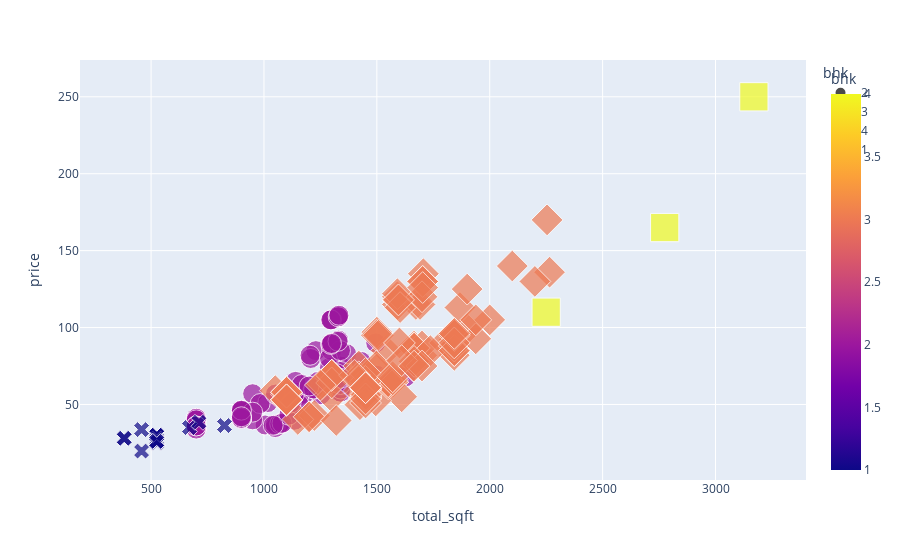

Notebook code cell kept with this figure:
### Code cell
fig3 = px.scatter(df12[df12['location']=='Kanakpura Road'], x='total_sqft', y='price', symbol = 'bhk', size = 'bhk', color = 'bhk')
fig3

### Figure 1 — Plotly figure (JSON) as saved in the notebook; plotly's stock layout.template omitted (floating-point values rounded to 4 significant figures)
{"data": [{"hovertemplate": "bhk=%{marker.color}<br>total_sqft=%{x}<br>price=%{y}<extra></extra>", "legendgroup": "2", "marker": {"color": [2, 2, 2, 2, 2, 2, 2, 2, 2, 2, 2, 2, 2, 2, 2, 2, 2, 2, 2, 2, 2, 2, 2, 2, 2, 2, 2, 2, 2, 2, 2, 2, 2, 2, 2, 2, 2, 2, 2, 2, 2, 2, 2, 2, 2, 2, 2, 2, 2, 2, 2, 2, 2, 2, 2, 2, 2, 2, 2, 2, 2, 2, 2, 2, 2, 2, 2, 2, 2, 2, 2, 2, 2, 2, 2, 2, 2, 2, 2, 2, 2, 2, 2, 2, 2, 2, 2, 2, 2, 2, 2, 2, 2, 2, 2, 2, 2, 2], "coloraxis": "coloraxis", "size": [2, 2, 2, 2, 2, 2, 2, 2, 2, 2, 2, 2, 2, 2, 2, 2, 2, 2, 2, 2, 2, 2, 2, 2, 2, 2, 2, 2, 2, 2, 2, 2, 2, 2, 2, 2, 2, 2, 2, 2, 2, 2, 2, 2, 2, 2, 2, 2, 2, 2, 2, 2, 2, 2, 2, 2, 2, 2, 2, 2, 2, 2, 2, 2, 2, 2, 2, 2, 2, 2, 2, 2, 2, 2, 2, 2, 2, 2, 2, 2, 2, 2, 2, 2, 2, 2, 2, 2, 2, 2, 2, 2, 2, 2, 2, 2, 2, 2], "sizemode": "area", "sizeref": 0.01, "symbol": "circle"}, "mode": "markers", "name": "2", "orientation": "v", "showlegend": true, "type": "scatter", "x": [700, 1331.0, 1005, 950, 1017, 950, 1135, 1180, 1339, 1290, 1500, 900, 900, 900, 900, 1495, 1135, 1331, 1296, 900, 1297, 1080, 983, 700, 1077, 1050, 1050, 1230, 700, 1252, 1296, 1339, 1470, 1090, 1051, 1070, 1339, 1299, 950, 700, 1080, 1207, 1290, 900, 700, 1110, 1225, 1339, 1366, 700, 1339, 1339, 1340, 1300, 1155, 900, 700, 1309, 1330, 1628, 700, 1339, 1155, 1296, 1283, 1328, 1204, 700, 1240, 700, 700, 700, 1135, 1328, 1140, 700, 1299, 1322, 700, 1167, 1339, 1296, 900, 1120, 1430, 700, 1220, 1329, 1041, 900, 1200, 900, 900, 1299, 700, 1332, 900, 1339], "xaxis": "x", "y": [36, 91.79, 36.68, 57, 51.25, 40, 39.73, 57, 75, 74, 69, 46, 45, 46, 46, 90, 58, 107, 89, 41, 105, 37.8, 50.6, 35, 37.7, 35, 36.75, 85, 35, 56.32, 89.06, 62, 61.74, 54.54, 56.74, 37.45, 58, 85, 45, 40, 37.8, 79.9, 80, 41, 34.98, 43, 60, 62, 83, 40, 71.5, 58, 60, 89.76, 55.5, 41, 34.99, 64.39, 107, 68, 35.07, 85, 50.12, 89, 63.22, 91.06, 82, 35, 65, 41, 35, 41, 56.74, 107, 65, 40, 105, 70, 34, 63, 63, 105, 41, 51, 78, 36, 60, 107, 36.44, 41, 62, 41, 46.29, 89.63, 36, 108, 42, 67], "yaxis": "y"}, {"hovertemplate": "bhk=%{marker.color}<br>total_sqft=%{x}<br>price=%{y}<extra></extra>", "legendgroup": "3", "marker": {"color": [3, 3, 3, 3, 3, 3, 3, 3, 3, 3, 3, 3, 3, 3, 3, 3, 3, 3, 3, 3, 3, 3, 3, 3, 3, 3, 3, 3, 3, 3, 3, 3, 3, 3, 3, 3, 3, 3, 3, 3, 3, 3, 3, 3, 3, 3, 3, 3, 3, 3, 3, 3, 3, 3, 3, 3, 3, 3, 3, 3, 3, 3, 3, 3, 3, 3, 3, 3, 3, 3, 3, 3, 3, 3, 3, 3, 3, 3, 3, 3, 3, 3, 3, 3, 3, 3, 3, 3, 3, 3, 3, 3, 3, 3, 3, 3, 3, 3, 3, 3, 3, 3, 3, 3, 3, 3, 3, 3, 3, 3, 3, 3, 3, 3, 3, 3, 3, 3, 3, 3, 3, 3, 3, 3, 3, 3], "coloraxis": "coloraxis", "size": [3, 3, 3, 3, 3, 3, 3, 3, 3, 3, 3, 3, 3, 3, 3, 3, 3, 3, 3, 3, 3, 3, 3, 3, 3, 3, 3, 3, 3, 3, 3, 3, 3, 3, 3, 3, 3, 3, 3, 3, 3, 3, 3, 3, 3, 3, 3, 3, 3, 3, 3, 3, 3, 3, 3, 3, 3, 3, 3, 3, 3, 3, 3, 3, 3, 3, 3, 3, 3, 3, 3, 3, 3, 3, 3, 3, 3, 3, 3, 3, 3, 3, 3, 3, 3, 3, 3, 3, 3, 3, 3, 3, 3, 3, 3, 3, 3, 3, 3, 3, 3, 3, 3, 3, 3, 3, 3, 3, 3, 3, 3, 3, 3, 3, 3, 3, 3, 3, 3, 3, 3, 3, 3, 3, 3, 3], "sizemode": "area", "sizeref": 0.01, "symbol": "diamond"}, "mode": "markers", "name": "3", "orientation": "v", "showlegend": true, "type": "scatter", "x": [1665, 1550, 1550, 1100, 1100, 1100, 1843, 1665, 1200, 1559.0, 1542, 1300, 1843, 1699, 1570, 1420, 1673, 1480, 1660, 1450, 1843, 1500, 1450, 1420.0, 1100, 2265, 1100, 2200, 1591, 1570, 1452, 1300, 1450, 1700, 1591, 1482, 1570, 1900, 1100, 1868, 1800, 1706, 1260, 2100, 1610, 1843, 1550, 1498, 1665, 1495, 1665, 1450, 1843, 1507, 1550, 1737, 1900, 1593, 1591, 1691.0, 1223, 1603, 1452, 1050, 1703, 1600, 1100, 1843, 1150, 1703, 1100, 2254, 1550, 1700, 1843, 1550, 1500, 1450, 1425, 1450, 1420, 1498, 1300, 1570, 1450, 1452, 1703, 1100, 1452, 1100, 1450, 1843, 1452, 1938, 1200, 1300, 1300, 1420.0, 1665, 1300, 1450, 1300, 1452, 1401, 1100, 1100, 1452, 1700, 1100, 1320, 1300, 2000, 1843, 1100, 1843, 1450, 1570, 1450, 1938, 1843, 1610, 1250, 1450, 1596, 1665, 1450], "xaxis": "x", "y": [88, 67, 64.5, 58, 58, 53, 95.84, 86.58, 42, 65, 85, 69, 92.15, 81.94, 64.5, 75, 115, 64.23, 75, 60.91, 95.84, 97, 56, 59, 53, 136, 53, 130, 115, 64.5, 60.98, 69, 54.3, 88, 120, 60.98, 64.5, 99, 52.97, 113, 90, 135, 63.58, 140, 55, 82, 65.11, 95, 86.91, 52.33, 86.58, 62.4, 85, 95, 63.5, 85, 125, 118, 122, 115, 42.81, 113, 60.98, 59, 130, 90, 53, 88, 40.25, 130, 56.57, 170, 65.1, 120, 96.2, 64.7, 72.99, 62.93, 49.88, 55, 68, 74.9, 55, 65.93, 65, 54.2, 126, 58, 60, 52.97, 70.18, 85, 55.6, 92.69, 42, 69, 69, 65, 78, 69, 60.9, 64, 56.5, 69, 53, 58, 60.98, 75, 53, 39.6, 69, 105, 95, 53, 90, 51, 68, 53.6, 105, 96.2, 78.5, 62.6, 60.91, 118, 74.9, 60.9], "yaxis": "y"}, {"hovertemplate": "bhk=%{marker.color}<br>total_sqft=%{x}<br>price=%{y}<extra></extra>", "legendgroup": "4", "marker": {"color": [4, 4, 4], "coloraxis": "coloraxis", "size": [4, 4, 4], "sizemode": "area", "sizeref": 0.01, "symbol": "square"}, "mode": "markers", "name": "4", "orientation": "v", "showlegend": true, "type": "scatter", "x": [2250, 2775, 3170], "xaxis": "x", "y": [110, 165, 250], "yaxis": "y"}, {"hovertemplate": "bhk=%{marker.color}<br>total_sqft=%{x}<br>price=%{y}<extra></extra>", "legendgroup": "1", "marker": {"color": [1, 1, 1, 1, 1, 1, 1, 1, 1, 1, 1, 1, 1, 1, 1, 1, 1, 1, 1, 1, 1, 1], "coloraxis": "coloraxis", "size": [1, 1, 1, 1, 1, 1, 1, 1, 1, 1, 1, 1, 1, 1, 1, 1, 1, 1, 1, 1, 1, 1], "sizemode": "area", "sizeref": 0.01, "symbol": "x"}, "mode": "markers", "name": "1", "orientation": "v", "showlegend": true, "type": "scatter", "x": [525, 525, 525, 525, 825, 525, 525, 525, 458, 670, 525, 712, 525, 525, 525, 381, 525, 381, 525, 458, 525, 525], "xaxis": "x", "y": [26, 27.25, 30, 26, 36.29, 25, 30, 30, 19.7, 35, 30, 38.44, 27, 27.5, 26.25, 28, 26, 28, 26.01, 33.66, 30, 26], "yaxis": "y"}], "layout": {"autosize": true, "coloraxis": {"colorbar": {"title": {"text": "bhk"}}, "colorscale": [[0, "#0d0887"], [0.1111, "#46039f"], [0.2222, "#7201a8"], [0.3333, "#9c179e"], [0.4444, "#bd3786"], [0.5556, "#d8576b"], [0.6667, "#ed7953"], [0.7778, "#fb9f3a"], [0.8889, "#fdca26"], [1, "#f0f921"]]}, "legend": {"itemsizing": "constant", "title": {"text": "bhk"}, "tracegroupgap": 0}, "margin": {"t": 60}, "xaxis": {"anchor": "y", "autorange": true, "domain": [0, 1], "range": [179.7, 3411.0], "title": {"text": "total_sqft"}, "type": "linear"}, "yaxis": {"anchor": "x", "autorange": true, "domain": [0, 1], "range": [-5.288, 285.4], "title": {"text": "price"}, "type": "linear"}}}
